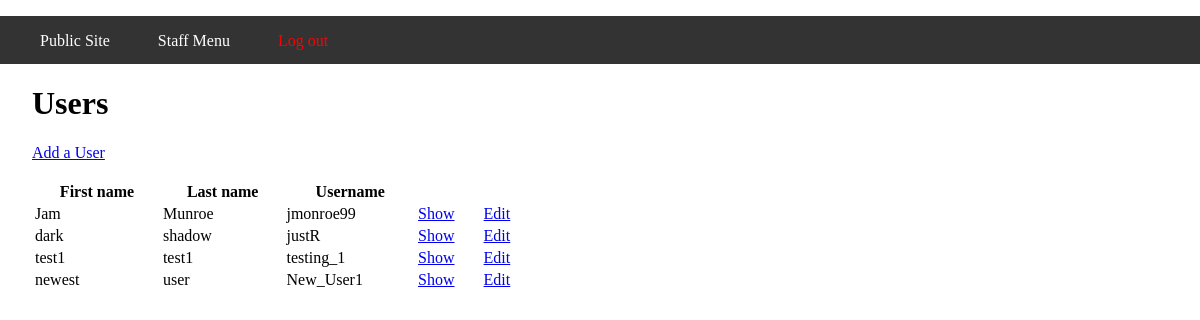
Page /staff/users/index.php (signed in) on the committed database.
### tables this page shows
CREATE TABLE `users` (
  `id` int(11) NOT NULL,
  `first_name` varchar(255) DEFAULT NULL,
  `last_name` varchar(255) DEFAULT NULL,
  `email` varchar(255) DEFAULT NULL,
  `username` varchar(255) DEFAULT NULL,
  `hashed_password` varchar(255) DEFAULT NULL,
  `created_at` datetime DEFAULT NULL
);

### private/query_functions.php (called while the page is built, shortened)
<?php
  function find_all_users() {
    global $db;
    $sql = "SELECT * FROM users ";
    $sql .= "ORDER BY last_name ASC, first_name ASC;";
    $users_result = db_query($db, $sql);
    return $users_result;
  }
?>

### private/database.php (called while the page is built, shortened)
<?php
  function db_query($connection, $sql) {
    $result_set = mysqli_query($connection, $sql);
    return $result_set;
  }
  function db_fetch_assoc($result_set) {
    return mysqli_fetch_assoc($result_set);
  }
?>

### private/functions.php (called while the page is built, shortened)
<?php
  function h($string="") {
    return htmlspecialchars($string);
  }
  function u($string="") {
    return urlencode($string);
  }
?>

### public/staff/users/index.php (the view, shortened to what this page needs)
<div id="main-content">
  <h1>Users</h1>
  <a href="new.php">Add a User</a><br />
  <br />
  <?php
    $users_result = find_all_users();
    echo "<table id=\"users\" style=\"width: 500px;\">";
    echo "<tr>";
    echo "<th>First name</th>";
    echo "<th>Last name</th>";
    echo "<th>Username</th>";
    echo "<th></th>";
    echo "<th></th>";
    echo "</tr>";
    while($user = db_fetch_assoc($users_result)) {
      echo "<tr>";
      echo "<td>" . h($user['first_name']) . "</td>";
      echo "<td>" . h($user['last_name']) . "</td>";
      echo "<td>" . h($user['username']) . "</td>";
      echo "<td>";
      echo "<a href=\"show.php?id=" . h(u($user['id'])) . "\">Show</a>";
      echo "</td>";
      echo "<td>";
      echo "<a href=\"edit.php?id=" . h(u($user['id'])) . "\">Edit</a>";
      echo "</td>";
      echo "</tr>";
    }
    echo "</table>";
  ?>
</div>
<?php include(SHARED_PATH . '/footer.php'); ?>

### private/shared/header.php (style rules this page uses)
html, body { margin: 0; padding: 0; height: 100%; width: 100%; }
#main-content { padding: 0 2em; }

### rows in the picture
users: first_name "Jam", last_name "Munroe", username "jmonroe99"
users: first_name "dark", last_name "shadow", username "justR"
users: first_name "test1", last_name "test1", username "testing_1"
users: first_name "newest", last_name "user", username "New_User1"
